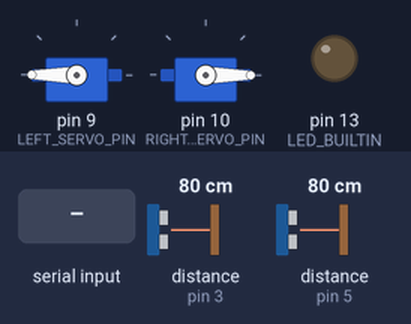
The sketch below on a simulated Arduino Uno, built with avr-gcc and run on an emulated ATmega328P. Shown: 2 × servo, output pins drawn as LEDs (lit = HIGH). Wiring (inferred from the names in the program): 2 × ultrasonic range finder: trigger pin 4, echo pin 3 / trigger pin 6, echo pin 5. Inputs (shaded band) come from the test bench; at power-on: distance to the obstacle (sensors on pin 3, pin 5) 80 cm. The echo pulse lasts 58.3 µs per cm; pins used as bus, display or sensor lines are not drawn; what the sketch prints to the serial monitor is not drawn.

Above: at 5.1 s.
5.2 s: "left" received over Serial
At 6.9 s:
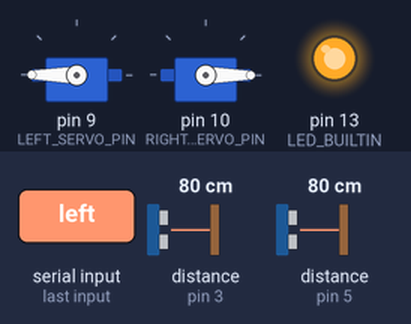
7.2 s: distance to the obstacle (sensor on pin 3) set to 11 cm
8.7 s: distance to the obstacle (sensor on pin 3) set to 8 cm
At 9.8 s:
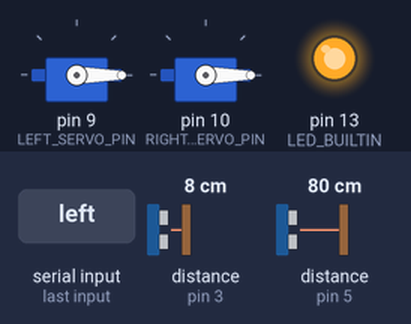
10.3 s: distance to the obstacle (sensor on pin 5) set to 12 cm
11.8 s: distance to the obstacle (sensor on pin 5) set to 9 cm
At 14.3 s:
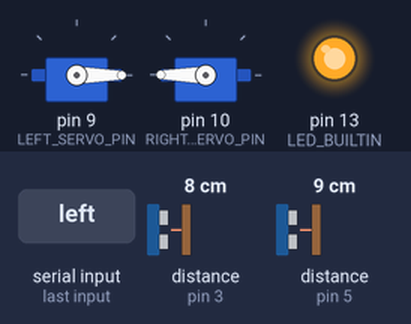
14.8 s: "t" received over Serial
At 18.1 s:
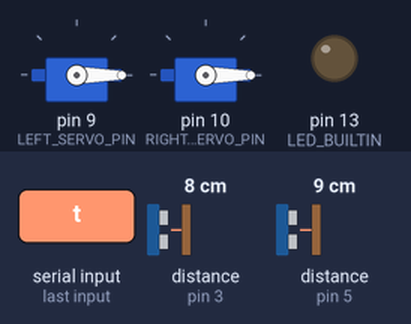
Timing chart, 0 to 18.8 s (numbered marks = the images above; inputs shaded):
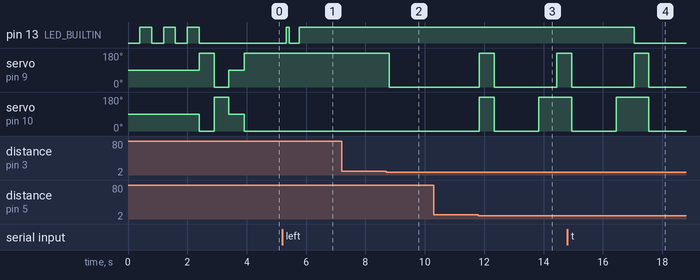

Measured:
- the behaviour switches between 10 and 9 cm on distance to the obstacle (sensor on pin 3) (found by bisection; images 1 and 2)
- the behaviour switches between 11 and 10 cm on distance to the obstacle (sensor on pin 5) (found by bisection; images 2 and 3)
- after the input at 5.2 s, pin 13 (LED_BUILTIN): LOW → HIGH after 0.13 s, → LOW 0.10 s later, → HIGH 0.33 s later
- after the input at 7.2 s, every drawn part: stays the same
- after the input at 8.7 s, servo on pin 9 (LEFT_SERVO_PIN): 180° → 0° after 0.11 s
- after the input at 10.3 s, every drawn part: stays the same
- after the input at 11.8 s, servo on pin 9 (LEFT_SERVO_PIN): 0° → 180° at once, → 0° 0.50 s later, → 180° 2.1 s later; servo on pin 10 (RIGHT_SERVO_PIN): 0° → 180° at once, → 0° 0.50 s later, → 180° 1.5 s later
- after the input at 14.8 s, pin 13 (LED_BUILTIN): HIGH → LOW after 2.2 s

The sketch:

arduino-maze-robot.ino
```cpp
/*
Author: Lukas Juranek, Laith Elbeshti
Description: This Arduino project controls a two-wheeled robot with two ultrasonic sensors. The robot can be controlled with a keyboard, or set to self-drive and avoid obstacles.
*/

#include <Servo.h>
Servo leftServo;
Servo rigthServo;

// Pins for the ultrasonic sensors
#define TRIG_PIN_RIGHT 4
#define ECHO_PIN_RIGHT 3
#define TRIG_PIN_LEFT 6
#define ECHO_PIN_LEFT 5
// Pins for the servos
#define RIGHT_SERVO_PIN 10
#define LEFT_SERVO_PIN 9

int SAFETY_DISTANCE = 10;  // cm
float MAIN_SPEED = 1.0;    // 0.0-1.0 used to slow down all the movements, affects the functionality beacasue the movements are based on time so slowing it down will make the robot make smaller movements and might make it act differently
bool selfdriving = true;
bool print_instructions = false;
bool print_debug_info = false;

void setup() {
    // Sets the pins to output or input
    pinMode(LED_BUILTIN, OUTPUT);
    pinMode(TRIG_PIN_RIGHT, OUTPUT);
    pinMode(ECHO_PIN_RIGHT, INPUT);
    pinMode(TRIG_PIN_LEFT, OUTPUT);
    pinMode(ECHO_PIN_LEFT, INPUT);
    Serial.begin(9600);
    // Assigns servo pins
    servos_attach();
    // Prints the instructions
    if (print_instructions) {
        print_keyboard_controls_instructions();
    }

    // Makes the led blink 3 times and moves the robot forward and backward
    if (selfdriving) {
        selfdriving_start_sequence();
    }
}

void loop() {
    // Careful, this is slows down the robot
    if (print_debug_info) {
        // Prints the distance from the left and right sensors
        print_sonar_info();
        delay(500);  // Makes the printing slower
    }

    // Runs the selfdriving if it is enabled
    // Checks the obstacle position and moves accordingly
    if (selfdriving) {
        selfdriving_loop();
    }

    keyboard_controls(get_key_pressed());
}
```

keyboard.ino
```cpp
char get_key_pressed() {
    while (Serial.available() != 0) {
        char key = Serial.read();
        Serial.println(key + " pressed");
        return key;
    }
}

void print_keyboard_controls_instructions() {
    Serial.println("Press w, a, s, d to move the robot");
    Serial.println("Press q to stop the robot");
    Serial.println("Press l to make the led blink");
    Serial.println("Press t to toggle the LED");
    Serial.println("Press i to toggle the selfdriving");
    Serial.println("Press e to detach the servos which stops the robot");
}

void keyboard_controls(char key_pressed) {
    // Changes the action based on the pressed key
    if (key_pressed == 'w') {
        go_forward();
        Serial.println("Moving forward");

    } else if (key_pressed == 'd') {
        rotate_right();
        Serial.println("Turning right");

    } else if (key_pressed == 's') {
        go_backward();
        Serial.println("Moving backward");

    } else if (key_pressed == 'a') {
        rotate_left();
        Serial.println("Turning left");

    } else if (key_pressed == 'q') {
        stop();
        Serial.println("Stopping");

    } else if (key_pressed == 'e') {
        servos_detach();
        Serial.println("Detaching servos");

    } else if (key_pressed == 'l') {
        led_blink(100);
        Serial.println("Blinking led");

    } else if (key_pressed == 't') {
        led_toggle();
        Serial.println("Toggling led");

    } else if (key_pressed == 'i') {
        // Toggles the selfdriving
        selfdriving = !selfdriving;
        Serial.println("Toggling selfdriving. selfdriving = " + String(selfdriving));
    }
}
```

led.ino
```cpp
void led_on() {
    digitalWrite(LED_BUILTIN, HIGH);
}

void led_off() {
    digitalWrite(LED_BUILTIN, LOW);
}

void led_blink(int time) {
    led_off();  // in case it was on already
    delay(time);
    led_on();
    delay(time);
    led_off();
}

void led_toggle() {
    if (digitalRead(LED_BUILTIN) == HIGH) {
        led_off();
    } else {
        led_on();
    }
}
```

selfdriving.ino
```cpp
void selfdriving_loop() {
    String obstacle = obstacle_position();

    if (obstacle == "none") {
        go_forward();
    } else if (obstacle == "left") {
        rotate_right();
    } else if (obstacle == "right") {
        rotate_left();
    } else if (obstacle == "front") {
        // If there is an obstacle in front, try turning left or right
        rotate_right();
        delay(500);  // Wait for turn to complete
        obstacle = obstacle_position();
        if (obstacle != "front") {
            // If turning left cleared the obstacle, continue in new direction
            go_forward();
        } else {
            // Otherwise, try turning right
            rotate_left();
            delay(1500);
            obstacle = obstacle_position();
            if (obstacle != "front") {
                // If turning right cleared the obstacle, continue in new direction
                go_forward();
            } else {
                // Otherwise, reverse
                go_backward();
                delay(500);
            }
        }
    } else {
        // If the obstacle position is not recognized, stop
        // This should never happen but is here to detect bugs in my code
        stop();
    }
    delay(100);
}

void selfdriving_start_sequence() {
    // Makes the led blink 3 times and moves the robot forward and backward
    servos_detach();
    for (int i = 0; i < 3; i++) {
        led_blink(400);
    }
    go_forward();
    delay(500);
    go_backward();
    delay(500);
    stop();
    delay(500);
}
```

servos.ino
```cpp
void servos_attach() {
    // Attach servos if they are not attached
    if (!leftServo.attached()) {
        leftServo.attach(LEFT_SERVO_PIN);
    }

    if (!rigthServo.attached()) {
        rigthServo.attach(RIGHT_SERVO_PIN);
    }
}

void servos_detach() {
    // Detach servos if they are attached
    if (leftServo.attached()) {
        leftServo.detach();
    }

    if (rigthServo.attached()) {
        rigthServo.detach();
    }
}

void right_servo_run(int servo_velocity) {
    servo_velocity = 180 - servo_velocity;
    rigthServo.write(servo_velocity * MAIN_SPEED);
}

void left_servo_run(int servo_velocity) {
    leftServo.write(servo_velocity * MAIN_SPEED);
}

void go_forward() {
    servos_attach();
    left_servo_run(180);
    right_servo_run(180);
}

void go_backward() {
    servos_attach();
    left_servo_run(0);
    right_servo_run(0);
}

void rotate_left() {
    servos_attach();
    left_servo_run(0);
    right_servo_run(180);
}

void rotate_right() {
    servos_attach();
    left_servo_run(180);
    right_servo_run(0);
}

void stop() {
    servos_attach();
    left_servo_run(90);
    right_servo_run(90);
}
```

sonars.ino
```cpp
long get_distance_cm(int trig_pin, int echo_pin) {
    long duration, distance_cm;
    digitalWrite(trig_pin, LOW);
    delayMicroseconds(2);
    digitalWrite(trig_pin, HIGH);
    delayMicroseconds(10);
    digitalWrite(trig_pin, LOW);
    duration = pulseIn(echo_pin, HIGH);
    // int distance = duration * 0.034 / 2;
    distance_cm = (duration / 2) / 29.1;
    return distance_cm;
}

String obstacle_position() {
    // returns: none, left, front or right
    double distance_left = get_distance_cm(TRIG_PIN_LEFT, ECHO_PIN_LEFT);
    double distance_right = get_distance_cm(TRIG_PIN_RIGHT, ECHO_PIN_RIGHT);
    if (distance_left < SAFETY_DISTANCE && distance_right < SAFETY_DISTANCE) {
        return "front";
    } else if (distance_left < SAFETY_DISTANCE) {
        return "left";
    } else if (distance_right < SAFETY_DISTANCE) {
        return "right";
    }
    return "none";
}

void print_sonar_info() {
    Serial.print("SonarL: " + String(get_distance_cm(TRIG_PIN_LEFT, ECHO_PIN_LEFT)));
    Serial.print(" SonarR: " + String(get_distance_cm(TRIG_PIN_RIGHT, ECHO_PIN_RIGHT)));
    Serial.println(" Obstacle pos: " + String(obstacle_position()));
}
```
